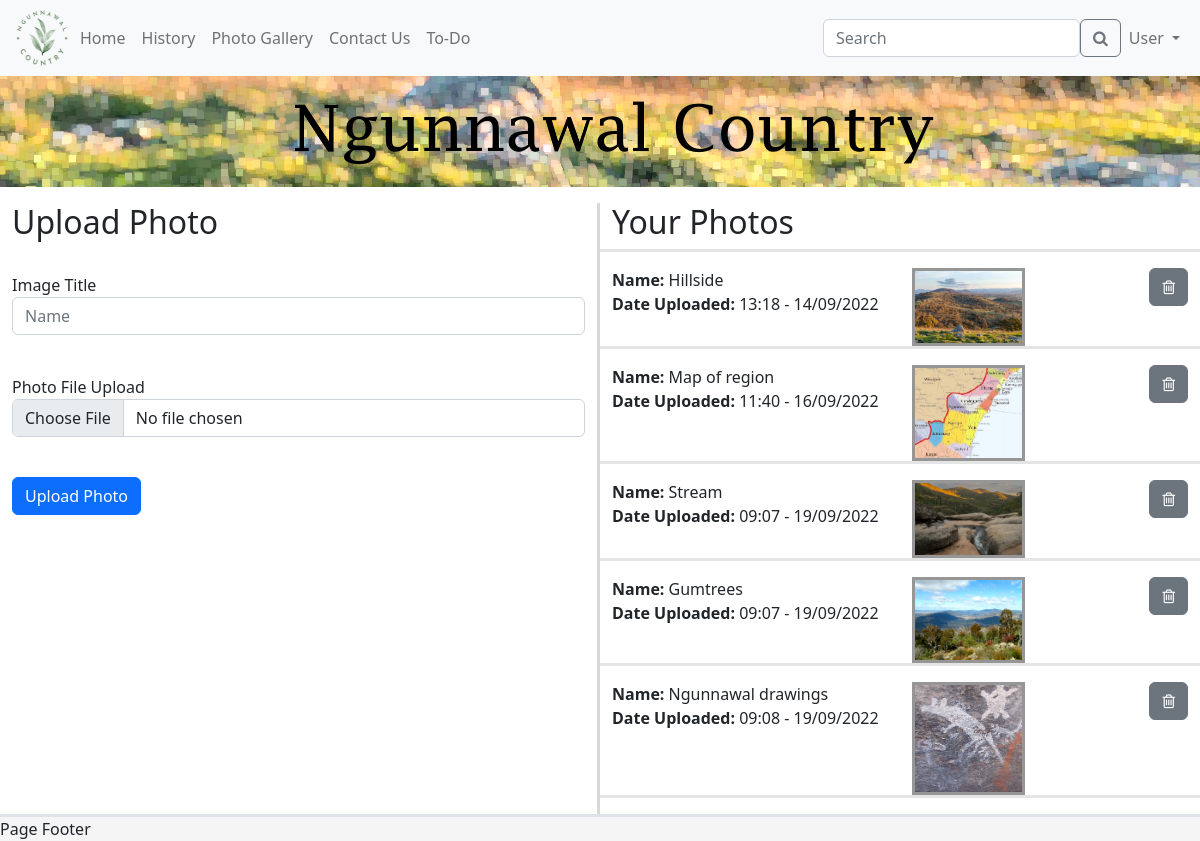
Page /userPhotos (signed in) on the earlier database version.
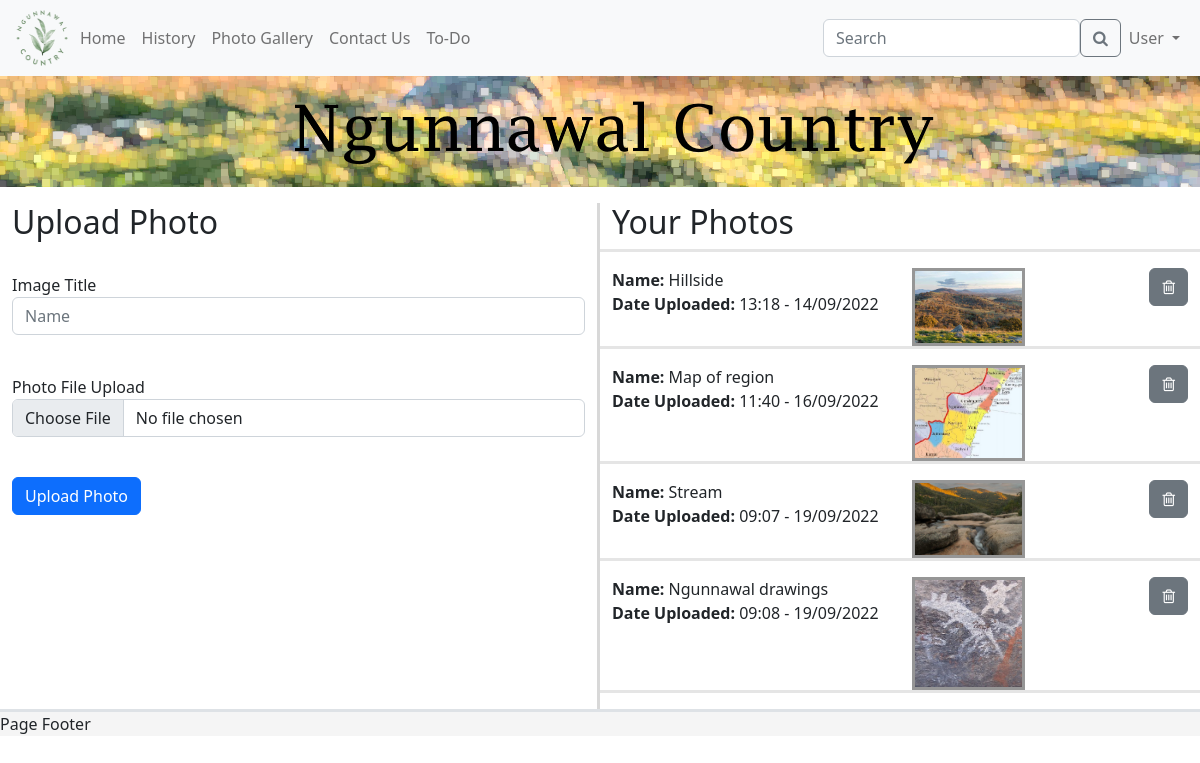
Same page on the later database version.
### models.py (models this page shows, shortened)
class Photos(db.Model):
    photoid = db.Column(db.Integer, primary_key=True)
    title = db.Column(db.String(255))
    filename = db.Column(db.String(255))
    userid = db.Column(db.Integer)
    dateSubmitted = db.Column(db.DateTime)

### app.py (the view, shortened to what this page needs)
@app.route('/userPhotos', methods=['GET', 'POST'])
@login_required
def photos():
    form = PhotoUploadForm()
    user_images = Photos.query.filter_by(userid=current_user.id).all()  # gets all images from database that current user has submitted
    return render_template("userPhotos.html", user=current_user, form=form, images=user_images)

### forms.py
class PhotoUploadForm(FlaskForm):
    title = StringField("Image Title", validators=[DataRequired()], render_kw={"class": "form-control", "placeholder": "Name"})
    image = FileField('Photo File Upload', validators=[FileRequired()], render_kw={"class": "form-control"})
    submit = SubmitField("Upload Photo", render_kw={"class": "btn btn-primary"})

### models.py (called while the page is built)
@login.user_loader
def load_user(id):
    return User.query.get(int(id))

### templates/userPhotos.html (shortened to what this page needs)
{% extends 'template.html' %}
{% block cellContent1 %}
    <div class="row">
        <div class="col-6 vertical-divider">
            <h2>Upload Photo</h2> <br>
            <form method="post" enctype="multipart/form-data" action="">
                <p>
                    {{ form.title.label }}<br>
                    {{ form.title(size=64) }}<br>
                </p>
                <p>
                    {{ form.image.label }}<br>
                    {{ form.image(size=64) }}<br>
                </p>
                <p>{{ form.submit() }}</p>
            </form>
        </div>
        <div class="col-6">
            <div class="row">
                <h2>Your Photos</h2>
                {% for image in images %}
                    <hr class="horizontal-divider">
                    <div class="col-6">
                        <span class="fw-semibold">Name: </span>{{ image.title }}<br>
                        <span class="fw-semibold">Date Uploaded: </span>{{ image.dateSubmitted.strftime('%H:%M - %d/%m/%Y') }}
                    </div>
                    <div class="col-5">
                        <a href="/userPhotos/{{ image.photoid }}">
                            <img class="align-right img-border"
                                 src="/static/images/userPhotos/{{ image.filename }}"
                                 width="50%">
                        </a>
                    </div>
                    <div class="col-1">
                        <form method="GET" action="/photodelete/{{ image.photoid }}">
                            <button style="float: right" type="submit" value="delete" class="btn btn-secondary"><i
                                    class="fa fa-trash-o"></i></button>
                        </form>
                    </div>
                {% endfor %}
                <hr class="horizontal-divider">
            </div>
        </div>
    </div>
{% endblock %}

Differences in the rows shown:
removed Photos: title "Gumtrees", dateSubmitted "09:07 - 19/09/2022", filename (picture)
